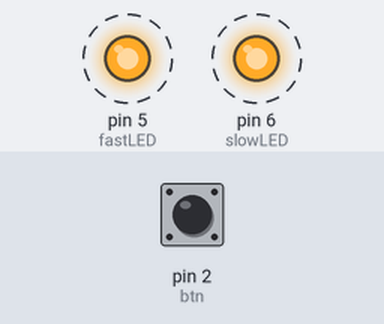
This sketch was run on a simulated Arduino Uno, built with avr-gcc and run on an emulated ATmega328P. On the bench: output pins drawn as LEDs (lit = HIGH). Dashed ring = blinking. The inputs (shaded band) are chosen by the test bench; at power-on: pin 2 (btn) HIGH.

Above: at 0.12 s.
Timing chart, 0 to 3.0 s (numbered marks = the images above):
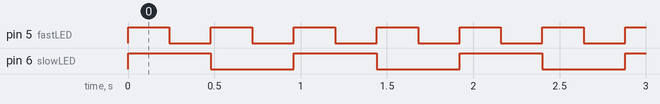

The sketch:

altBlink.ino
```cpp
#define btn 2
volatile byte fastLED=5;
volatile byte slowLED=6;

void setup() {
  // put your setup code here, to run once:
  pinMode(fastLED,OUTPUT);
  pinMode(slowLED, OUTPUT);
  pinMode(btn, INPUT_PULLUP);
  attachInterrupt(0,flipLED_ISR, CHANGE);

}


void flipLED_ISR()
{
  byte temp = slowLED;
  slowLED=fastLED;
  fastLED =temp;


}

void loop() {
  // put your main code here, to run repeatedly:
  digitalWrite(fastLED,HIGH);
  digitalWrite(slowLED,HIGH);

  delay(240);
  digitalWrite(fastLED,LOW);


  delay(240);
  digitalWrite(slowLED,LOW);
  digitalWrite(fastLED,HIGH);

  delay(240);
  digitalWrite(fastLED,LOW);
  digitalWrite(slowLED,LOW);


  delay(240);


}
```

Measured:
- by itself, pin 5 (fastLED): alternates HIGH for 0.24 s and LOW for 0.24 s
- by itself, pin 6 (slowLED): alternates HIGH for 0.48 s and LOW for 0.48 s
- by itself, everything shown: repeats every 0.96 s, in 4 steps
